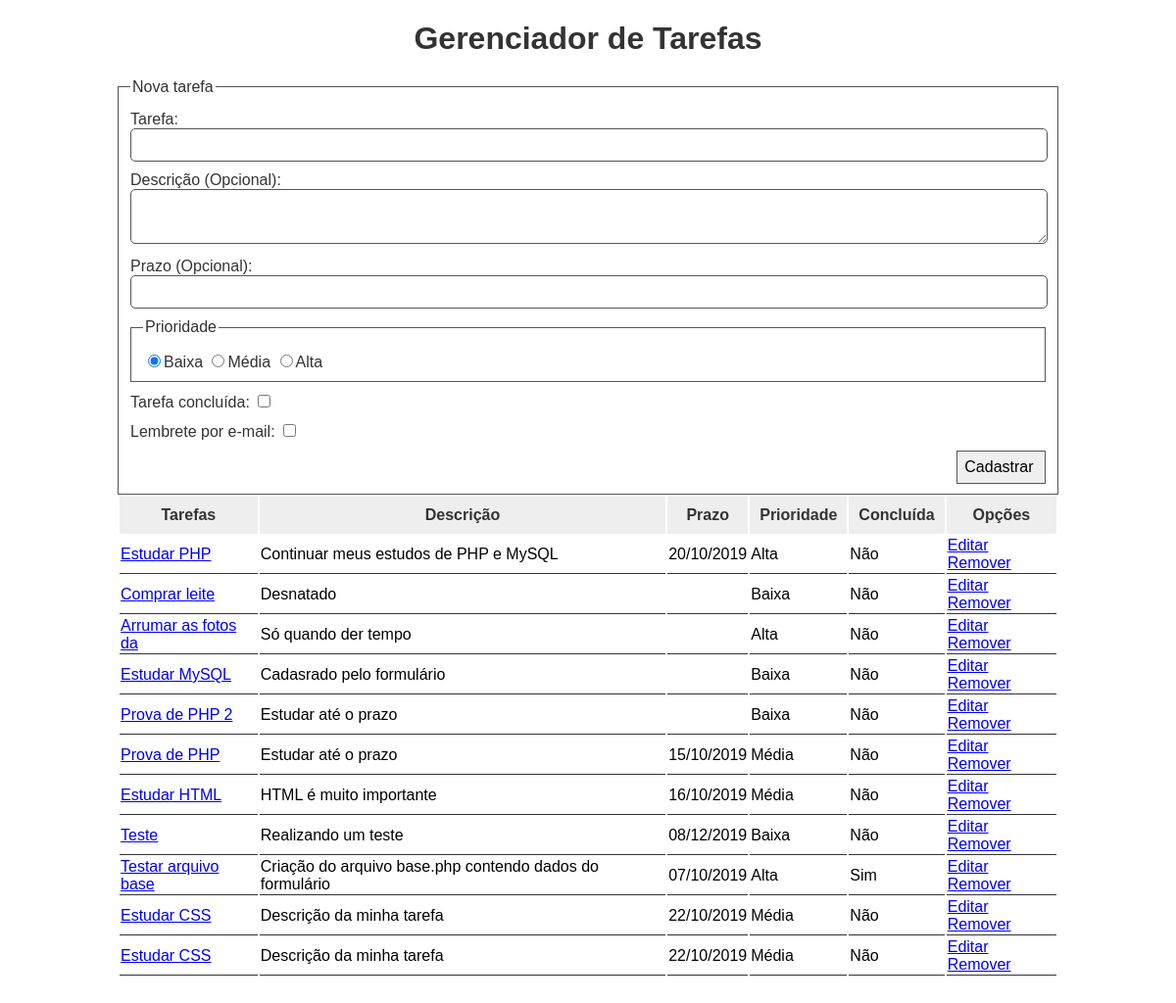
The page / on the database its author committed.
### tables this page shows
CREATE TABLE `tarefas` (
  `id` int(11) NOT NULL,
  `nome` varchar(20) NOT NULL,
  `descricao` text DEFAULT NULL,
  `prazo` date DEFAULT NULL,
  `prioridade` int(1) DEFAULT NULL,
  `concluida` tinyint(1) DEFAULT NULL
);

### controllers/tarefas.php (called while the page is built, shortened)
<?php
$exibir_tabela = true;
$tarefas = $repositorio_tarefas->buscar();
require __DIR__ . '/../views/template.php';

### models/RepositorioTarefas.php (called while the page is built, shortened)
<?php
class RepositorioTarefas
{
	private $pdo;
	public function __construct(PDO $pdo)
	{
		$this->pdo = $pdo;
	}
	public function buscar($tarefa_id = 0)
	{
		if ($tarefa_id > 0) {
			return $this->buscar_tarefa($tarefa_id);
		} else {
			return $this->buscar_tarefas();
		}
	}
	private function buscar_tarefas()
	{
		$sqlBusca = 'SELECT * FROM tarefas';
		$resultado = $this->pdo->query($sqlBusca, PDO::FETCH_CLASS, 'Tarefa');
		$tarefas = [];
		foreach ($resultado as $tarefa) {
			$tarefa->setAnexos($this->buscar_anexos($tarefa->getId()));
			$tarefas[] = $tarefa;
		}
		return $tarefas;
	}
	public function buscar_anexos ( $tarefa_id ) {
		$sqlBusca = "SELECT * FROM anexos WHERE tarefa_id = :tarefa_id";
		$query = $this->pdo->prepare ( $sqlBusca );
		$query->execute ( [
			"tarefa_id" => $tarefa_id,
		]);
		$anexos = [];
		while ( $anexo = $query->fetchObject ( 'Anexo' ) ) {
			$anexos[] = $anexo;
		}
		return $anexos;
	}
}

### models/Tarefa.php (called while the page is built, shortened)
<?php
class Tarefa
{
	private $id = 0;
	private $nome = '';
	private $descricao = '';
	private $prazo = '';
	private $prioridade = 1;
	private $concluida = false;
	public function getId() : int
	{
		return $this->id;
	}
	public function getNome() : string
	{
		return $this->nome;
	}
	public function getDescricao() : string
	{
		return $this->descricao;
	}
	public function getPrazo() : string
	{
		return $this->prazo ? $this->prazo : '';
	}
	public function setPrioridade(int $prioridade)
	{
		$this->prioridade = $prioridade;
	}
	public function getPrioridade() : int
	{
		return $this->prioridade;
	}
	public function getConcluida() : bool
	{
		return $this->concluida ? $this->concluida : 0;
	}
}

### helpers/ajudantes.php (called while the page is built, shortened)
<?php
function traduz_prioridade ( $codigo ) {
	$prioridade = '';
	switch ( $codigo ) {
		case 1:
			$prioridade = 'Baixa';
				break;
		case 2:
			$prioridade = 'Média';
				break;
		case 3:
			$prioridade = 'Alta';
				break;
	}
	return $prioridade;
}
function traduz_data_para_exibir ( $data ) {
	if ( $data == '' OR $data == '0000-00-00' ) {
		return '';
	}
	$partes = explode ( '-', $data );
	$objeto_data = DateTime::createFromFormat ( 'Y-m-d', $data );
	return $objeto_data -> format ( 'd/m/Y' );
}
function traduz_concluida ( $concluida ) {
	if ( $concluida == 1 ) {
		return 'Sim';
	}
	return 'Não';
}

### views/tabela.php (the view)
<table>
	<tr>
		<th>Tarefas</th>
		<th>Descrição</th>
		<th>Prazo</th>
		<th>Prioridade</th>
		<th>Concluída</th>
		<th>Opções</th>
	</tr>
	<?php foreach ($tarefas as $tarefa) : ?>
		<tr>
			<td>
				<a href="index.php?rota=tarefa&id=<?= $tarefa->getId() ?>">
					<?= htmlentities($tarefa->getNome()) ?>
				</a>
			</td>
			<td><?= htmlentities($tarefa->getDescricao()) ?></td>
			<td><?= traduz_data_para_exibir($tarefa->getPrazo()) ?></td>
			<td><?= traduz_prioridade($tarefa->getPrioridade()) ?></td>
			<td><?= traduz_concluida($tarefa->getConcluida()) ?></td>
			<td>
				<a href="index.php?rota=editar&id=<?= $tarefa->getId() ?>">
					Editar
				</a>
				<a href="index.php?rota=remover&id=<?= $tarefa->getId() ?>">
					Remover
				</a>
			</td>
		</tr>
	<?php endforeach ?>
</table>

### index.php (shortened to what this page needs)
<?php
require 'helpers/banco.php';
require 'helpers/ajudantes.php';
require 'models/Tarefa.php';
require 'models/RepositorioTarefas.php';
$repositorio_tarefas = new RepositorioTarefas ( $pdo );
$rota = 'tarefas';
if ( is_file ( "controllers/{$rota}.php" ) ) {
	require "controllers/{$rota}.php";
} else {
	echo 'Rota não encontrada';
}

### views/template.php (shortened to what this page needs)
<!DOCTYPE html>
<html lang="pt-br">
	<head>
		<link rel="stylesheet" type="text/css" href="assets/tarefas.css">
	</head>
	<body>
		<h1>Gerenciador de Tarefas</h1>
		<?php require 'formulario.php' ?>
		<?php if ($exibir_tabela) : ?>
			<?php require 'tabela.php' ?>
		<?php endif ?>
	</body>
</html>

### views/formulario.php (shortened to what this page needs)
<form method="POST">
	<fieldset>
		<legend>Nova tarefa</legend>
		<label>
			Tarefa:
			<input type="text" name="nome" value="<?php echo htmlentities ( $tarefa -> getNome ( ) ); ?>">
		</label>
		<label>
			Descrição (Opcional):
			<textarea name="descricao"><?php echo htmlentities ( $tarefa -> getDescricao ( ) ); ?></textarea>
		</label>
		<label>
			Prazo (Opcional):
			<input type="text" name="prazo"
				value="<?php echo traduz_data_para_exibir ( $tarefa -> getPrazo ( ) ); ?>">
		</label>
		<fieldset>
			<legend>Prioridade</legend>
			<label>
				<input type="radio" name="prioridade" value="1"
					<?php echo ( $tarefa -> getPrioridade ( ) == 1 ) ? 'checked' : ''; ?> >Baixa
				<input type="radio" name="prioridade" value="2"
					<?php echo ( $tarefa -> getPrioridade ( ) == 2 ) ? 'checked' : ''; ?> >Média
				<input type="radio" name="prioridade" value="3"
					<?php echo ( $tarefa -> getPrioridade ( ) == 3 ) ? 'checked' : ''; ?> >Alta
			</label>
		</fieldset>
		<label>
			Tarefa concluída:
			<input type="checkbox" name="concluida" value="1"
				<?php echo ( $tarefa -> getConcluida ( ) ) ? 'checked' : ''; ?> >
		</label>
		<label>
			Lembrete por e-mail:
			<input type="checkbox" name="lembrete" value="1">
		</label>
		<input type="submit" class="botao"
			value="<?php echo ( $tarefa -> getId ( ) > 0 ) ? 'Atualizar' : 'Cadastrar'; ?> ">
	</fieldset>
</form>

### assets/tarefas.css (style rules this page uses)
body { font-family: Sans-serif; color: #333; width: 80%; margin: 0 auto; margin-bottom: 4em; }
h1 { text-align: center; }
fieldset { border: 1px solid #555; color: #333; margin: 10px 0 0 0; }
label { display: block; margin: 10px 10px 0 0; }
input[type=text], input[type=email], input[type=tel], textarea { font-family: sans-serif; font-size: 1.2em; width: 100%; border: 1px solid #555; padding: 5px; border-radius: 5px; }
input[type=submit] { margin: 10px 0 0 0; font-family: sans-serif; font-size: 1em; float: right; clear: both; border: 1px solid #555; padding: 7px; }
table { width: 100%; }
table th { background-color: #EEE; font-size: 1em; padding: 10px; }
table td { border-bottom: 1px solid #333; color: #000; }

### rows shown on the page
tarefas: nome "Estudar PHP", descricao "Continuar meus estudos de PHP e MySQL", prazo "20/10/2019", prioridade "Alta", concluida "Não"
tarefas: nome "Comprar leite", descricao "Desnatado", prioridade "Baixa", concluida "Não"
tarefas: nome "Arrumar as fotos da", descricao "Só quando der tempo", prioridade "Alta", concluida "Não"
tarefas: nome "Estudar MySQL", descricao "Cadasrado pelo formulário", prioridade "Baixa", concluida "Não"
tarefas: nome "Prova de PHP 2", descricao "Estudar até o prazo", prioridade "Baixa", concluida "Não"
tarefas: nome "Prova de PHP", descricao "Estudar até o prazo", prazo "15/10/2019", prioridade "Média", concluida "Não"
tarefas: nome "Estudar HTML", descricao "HTML é muito importante", prazo "16/10/2019", prioridade "Média", concluida "Não"
tarefas: nome "Teste", descricao "Realizando um teste", prazo "08/12/2019", prioridade "Baixa", concluida "Não"
tarefas: nome "Testar arquivo base", descricao "Criação do arquivo base.php contendo dados do formulário", prazo "07/10/2019", prioridade "Alta", concluida "Sim"
tarefas: nome "Estudar CSS", descricao "Descrição da minha tarefa", prazo "22/10/2019", prioridade "Média", concluida "Não"
tarefas: nome "Estudar CSS", descricao "Descrição da minha tarefa", prazo "22/10/2019", prioridade "Média", concluida "Não"
